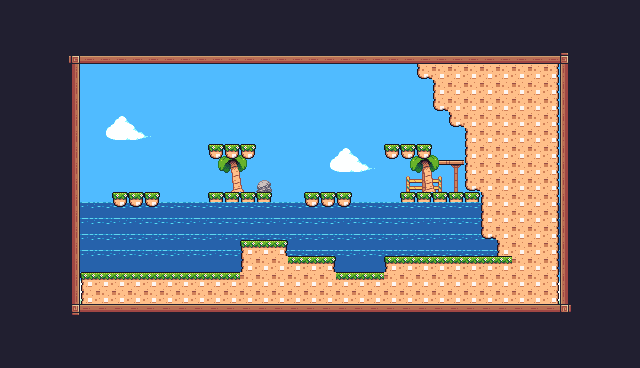

This is a level from a 2D game, rendered from its Tiled map with the project's own tilesets. A one-line summary and the map file follow, with tile-layer data summarised:
An orthogonal 40x23 tile map with 16x16 px tiles, 7 tile layers (Tile Layer 1, Tile Layer 2, Tile Layer 3, Tile Layer 4, ...), 12 tilesets and 28 objects (5x Coins, 4x Platform, 2x Saw, Player, Checkpoint).

<map version="1.10" tiledversion="1.10.2" orientation="orthogonal" renderorder="right-down" width="40" height="23" tilewidth="16" tileheight="16" infinite="0" nextlayerid="11" nextobjectid="68">
 <tileset firstgid="1" source="General Terrain.tsx" />
 <tileset firstgid="243" source="Sky.tsx" />
 <tileset firstgid="477" source="Sky Complete.tsx" />
 <tileset firstgid="711" source="More Grassland.tsx" />
 <tileset firstgid="851" source="Extra Plants.tsx" />
 <tileset firstgid="901" source="Foreground.tsx" />
 <tileset firstgid="1135" source="Earth terrain.tsx" />
 <tileset firstgid="1305" source="Hills.tsx" />
 <tileset firstgid="1539" source="Big Mountain.tsx" />
 <tileset firstgid="1773" source="Water.tsx" />
 <tileset firstgid="1777" source="Water terrain.tsx" />
 <tileset firstgid="1947" source="Water entities.tsx" />
 <layer id="1" name="Tile Layer 1" width="40" height="23">
  <data>[920 cells, 920 non-empty, 230 distinct tile ids]</data>
 </layer>
 <layer id="2" name="Tile Layer 2" width="40" height="23">
  <data>[920 cells, 468 non-empty, 165 distinct tile ids]</data>
 </layer>
 <layer id="3" name="Tile Layer 3" width="40" height="23">
  <data>[920 cells, 510 non-empty, 57 distinct tile ids]</data>
 </layer>
 <layer id="4" name="Tile Layer 4" width="40" height="23">
  <data>[920 cells, 472 non-empty, 94 distinct tile ids]</data>
 </layer>
 <layer id="6" name="Tile Layer 5" width="40" height="23">
  <data>[920 cells, 459 non-empty, 66 distinct tile ids]</data>
 </layer>
 <layer id="7" name="Tile Layer 6" width="40" height="23">
  <data>[920 cells, 405 non-empty, 82 distinct tile ids]</data>
 </layer>
 <layer id="8" name="Tile Layer 7" width="40" height="23">
  <data>[920 cells, 467 non-empty, 25 distinct tile ids]</data>
 </layer>
 <objectgroup id="9" name="Spawnpoints">
  <object id="2" name="Player" type="Player" x="128" y="160" width="31.9228" height="31.4568" />
  <object id="5" name="Saw H" type="Saw" x="176" y="256" width="32" height="32">
   <properties>
    <property name="isVertical" type="bool" value="false" />
    <property name="offNeg" type="float" value="6" />
    <property name="offPos" type="float" value="2" />
   </properties>
  </object>
  <object id="6" name="Checkpoint" type="Checkpoint" x="416" y="192" width="64" height="64" />
  <object id="7" name="coin" type="Coins" x="400" y="128" width="16" height="16" />
  <object id="8" name="coin" type="Coins" x="320" y="176" width="16" height="16" />
  <object id="9" name="coin" type="Coins" x="224" y="128" width="16" height="16" />
  <object id="12" name="coin" type="Coins" x="256" y="224" width="16" height="16" />
  <object id="13" name="coin" type="Coins" x="304" y="240" width="16" height="16" />
  <object id="14" name="Saw V" type="Saw" x="256" y="80" width="32" height="32">
   <properties>
    <property name="isVertical" type="bool" value="true" />
    <property name="offNeg" type="float" value="1" />
    <property name="offPos" type="float" value="5" />
   </properties>
  </object>
 </objectgroup>
 <objectgroup id="10" name="Collisions">
  <object id="37" x="64" y="48" width="496" height="16" />
  <object id="38" x="80" y="304" width="496" height="16" />
  <object id="40" x="64" y="64" width="16" height="256" />
  <object id="42" x="560" y="48" width="16" height="256" />
  <object id="52" type="Platform" x="112" y="192" width="48" height="16" />
  <object id="53" type="Platform" x="208" y="144" width="48" height="16" />
  <object id="54" type="Platform" x="304" y="192" width="48" height="16" />
  <object id="55" type="Platform" x="384" y="144" width="48" height="16" />
  <object id="56" x="80" y="272" width="160" height="32" />
  <object id="57" x="240" y="240" width="48" height="64" />
  <object id="58" x="288" y="256" width="48" height="48" />
  <object id="59" x="336" y="272" width="48" height="32" />
  <object id="60" x="384" y="256" width="112" height="48" />
  <object id="61" x="496" y="240" width="64" height="64" />
  <object id="62" x="480" y="192" width="80" height="48" />
  <object id="63" x="464" y="128" width="96" height="64" />
  <object id="64" x="448" y="112" width="112" height="16" />
  <object id="65" x="432" y="80" width="128" height="32" />
  <object id="66" x="416" y="64" width="144" height="16" />
 </objectgroup>
</map>
